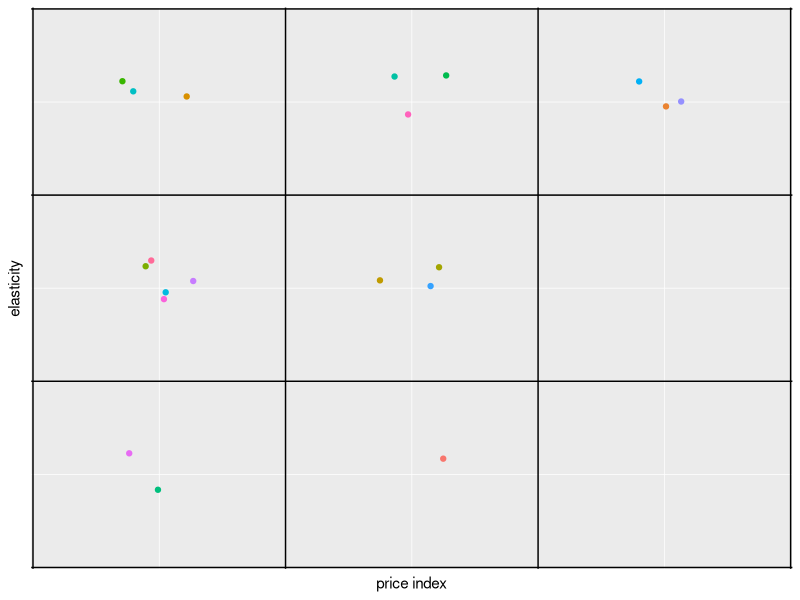
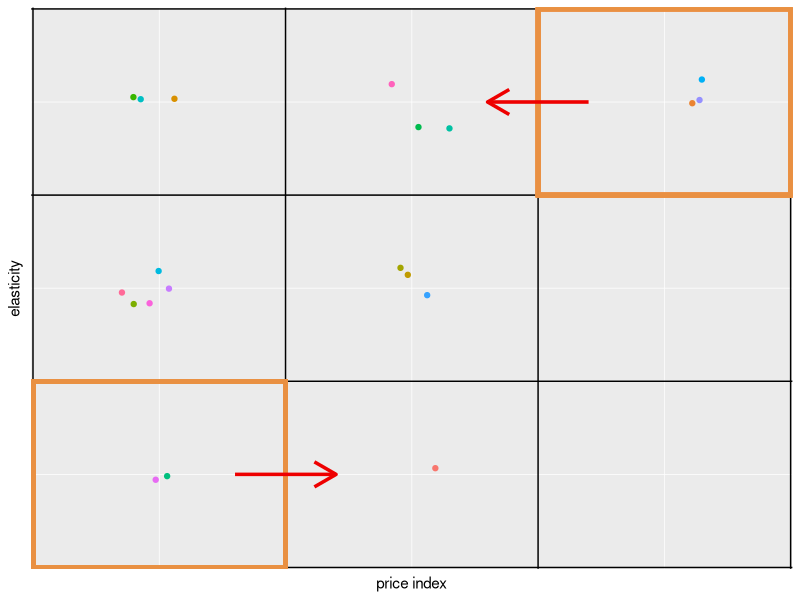
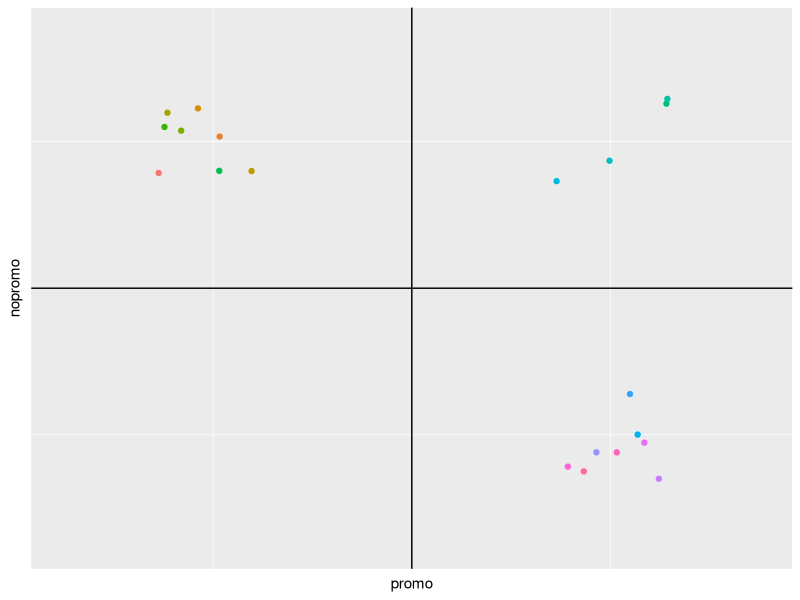
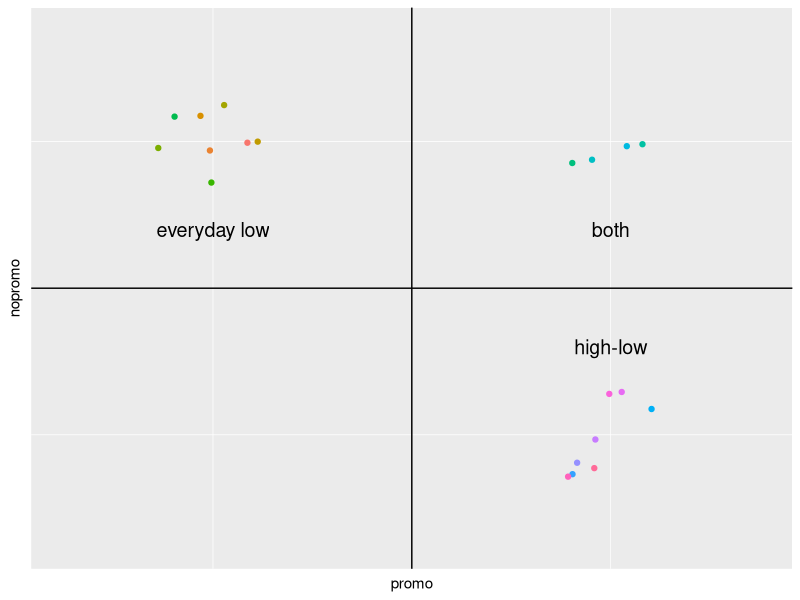
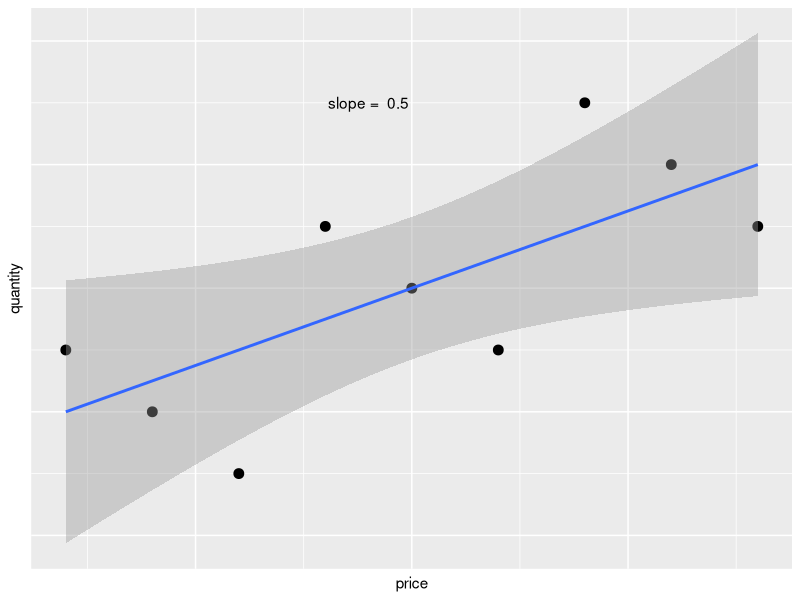
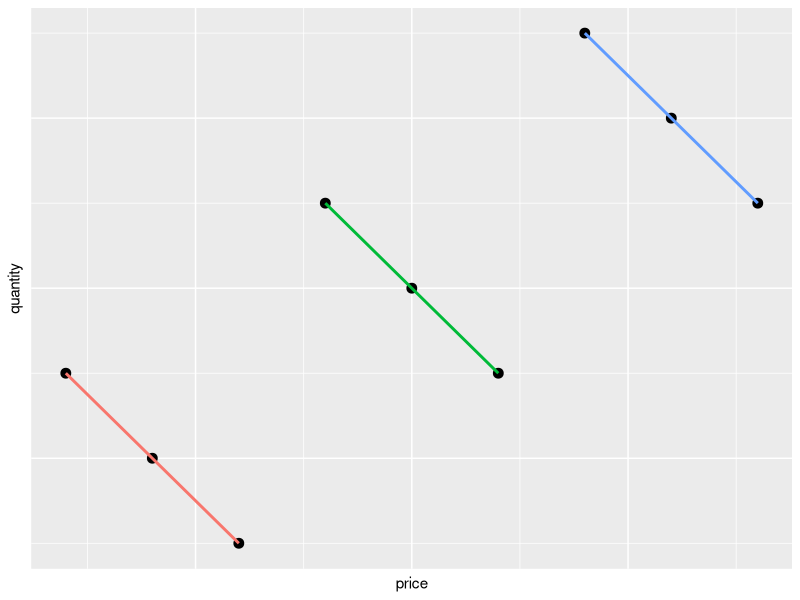

Write R code to recreate these figures, in order. (Note: this script raises an error after producing the figures.)
## ---- chunk 1
knitr::opts_chunk$set(echo = FALSE, ffmpeg.format = "mp4",
                      cache = TRUE)
library(magrittr)
library(ggplot2)
library(gganimate)
## ---- chunk 2
set.seed(1438)
pieMat <- data.frame(id = c(1:20), pi = sample(1:3,20,TRUE), e = sample(1:3,20,TRUE))

ggplot(pieMat, aes(x = pi, y = e, col = as.factor(id)))+
  geom_jitter(width = 0.15, height = 0.15)+
  scale_y_continuous(name = "elasticity", breaks = 0.5:3.5, limits = c(0.63,3.37))+
  scale_x_continuous(name = "price index", breaks = 0.5:3.5, limits = c(0.63,3.37))+
  theme(panel.grid.major = element_line(color = "black"),
        legend.position = "none",
        axis.text = element_blank(),
        axis.ticks = element_blank())




## ---- chunk 3
ggplot(pieMat, aes(x = pi, y = e, col = as.factor(id)))+
  geom_jitter(width = 0.15, height = 0.15)+
  scale_y_continuous(name = "elasticity", breaks = 0.5:3.5, limits = c(0.63,3.37))+
  scale_x_continuous(name = "price index", breaks = 0.5:3.5, limits = c(0.63,3.37))+
  geom_rect(xmin=0.5, xmax = 1.5, ymin = 0.5, ymax = 1.5,
            color= "#E99042", alpha = 0, size = 1.5)+
  geom_rect(xmin = 2.5, xmax = 3.5, ymin = 2.5, ymax = 3.5,
            color = "#E99042", alpha = 0, size = 1.5)+
  annotate("segment", x = 1.3, xend= 1.7, y = 1, yend = 1,
           size = 1.2, color = "red2", arrow = arrow())+
  annotate("segment", x = 2.7, xend= 2.3, y = 3, yend = 3,
           size = 1.2, color = "red2", arrow = arrow())+
  theme(panel.grid.major = element_line(color = "black"),
        legend.position = "none",
        axis.text = element_blank(),
        axis.ticks = element_blank())
## ---- chunk 4
peneMat <- data.frame(id = c(1:20), ep = c(rep(1,8), rep(2,12)), en = c(rep(2,12), rep(1,8)))

ggplot(peneMat, aes(x = ep, y = en, col = as.factor(id)))+
  geom_jitter(width = 0.15, height = 0.15)+
  scale_y_continuous(name = "nopromo",breaks = 0.5:2.5, limits = c(0.63,2.37))+
  scale_x_continuous(name = "promo", breaks = 0.5:2.5, limits = c(0.63,2.37))+
  theme(panel.grid.major = element_line(color = "black"),
        legend.position = "none",
        axis.text = element_blank(),
        axis.ticks = element_blank())
## ---- chunk 5
ggplot(peneMat, aes(x = ep, y = en, col = as.factor(id)))+
  geom_jitter(width = 0.15, height = 0.15)+
  scale_y_continuous(name = "nopromo",breaks = 0.5:2.5, limits = c(0.63,2.37))+
  scale_x_continuous(name = "promo", breaks = 0.5:2.5, limits = c(0.63,2.37))+
  annotate("text", x = 2 , y = 1.7, label = "both", size = 5)+
  annotate("text", x = 1.0 , y = 1.7, label = "everyday low", size = 5)+
  annotate("text", x = 2 , y = 1.3, label = "high-low", size = 5)+
  theme(panel.grid.major = element_line(color = "black"),
        legend.position = "none",
        axis.text = element_blank(),
        axis.ticks = element_blank())
## ---- chunk 6
x <- 1 : 9
y <- c(3, 2, 1, 5, 4, 3, 7, 6, 5)
z = rep(1:3,each = 3)
mixed <- data.frame(x, y, z)

ggplot(mixed, aes(x = x, y = y))+
  geom_point(size = 3)+
  geom_smooth(method="lm")+
  scale_x_continuous(name = "price")+
  scale_y_continuous(name = "quantity")+
  theme(axis.text = element_blank(),
        axis.ticks = element_blank())+
  annotate("text", x = 4.5, y = 7, label = paste("slope = ",lm(y~x)$coef[2]))
  
## ---- chunk 7
ggplot(mixed, aes(x = x, y = y, col = as.factor(z)))+
  geom_point(size = 3, color = "black")+
  geom_smooth(method="lm")+
  scale_x_continuous(name = "price")+
  scale_y_continuous(name = "quantity")+
  theme(axis.text = element_blank(),
        axis.ticks = element_blank(),
        legend.position = "none")
## ---- chunk 8
mm <- lme4::lmer(y ~ x + (1 + x|as.factor(z)), mixed)

efR <- coef(mm)[[1]]

ggplot(mixed, aes(x = x, y = y, col = as.factor(z)))+
  geom_point()+
  geom_abline(intercept = efR[1,1], slope = efR[1,2], col = "#F8766D")+
  geom_abline(intercept = efR[2,1], slope = efR[2,2], col = "#00BA38")+
  geom_abline(intercept = efR[3,1], slope = efR[3,2], col = "#619CFF")+
  scale_x_continuous(name = "price")+
  scale_y_continuous(name = "quantity")+
  theme(axis.text = element_blank(),
        axis.ticks = element_blank(),
        legend.position = "none")
